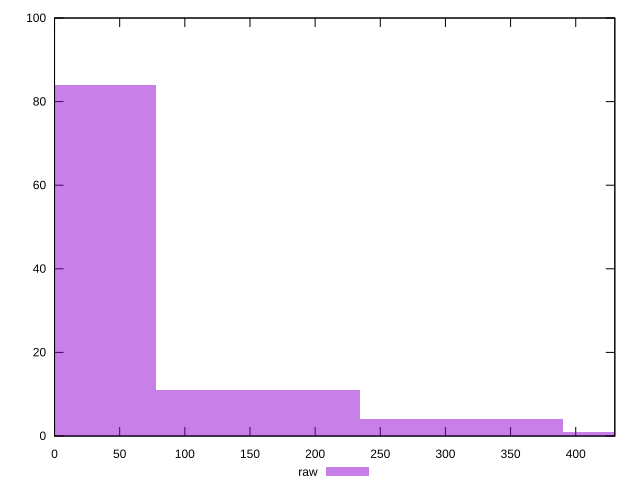

gnuplot code for this plot:
reset

$raw <<EOF
0 84
312.4383732959617 4
156.21918664798085 11
468.65755994394254 1
EOF

set key outside below
set boxwidth 156.21918664798085
set xrange [0:430]
set yrange [0:100]
set trange [0:100]
set style fill transparent solid 0.5 noborder
set terminal svg size 640, 490 enhanced background rgb 'white'
set output "reports/report_00028_2021-02-24T12-49-42.674Z/unminified-javascript/samples/music/raw/histogram.svg"

plot $raw title "raw" with boxes

reset
